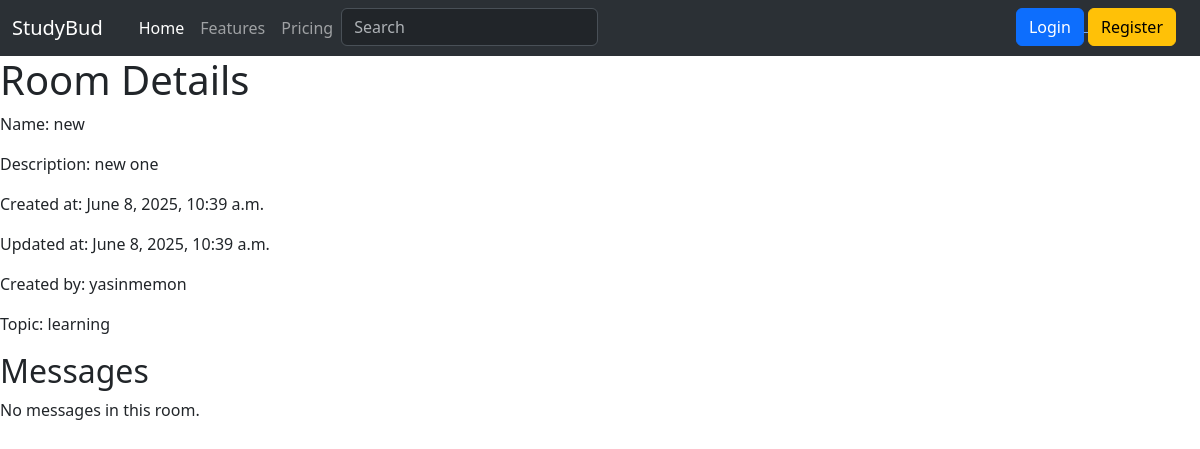
Page /room/6/ on the committed database.
### base/models.py (models this page shows, shortened)
class Room(models.Model):
    host = models.ForeignKey(User, on_delete=models.SET_NULL, null=True)
    topic = models.ForeignKey(Topic, on_delete=models.SET_NULL, null=True)
    name = models.CharField(max_length=200)
    description = models.TextField(null=True, blank=True)
    updated = models.DateTimeField(auto_now=True)
    created = models.DateTimeField(auto_now_add=True)
    class Meta():
        ordering = ['-updated', '-created']

class Topic(models.Model):
    name = models.CharField(max_length=200)

### base/views.py (the view)
# urls.py: path('room/<str:pk>/', views.room, name='room'),
def room(request, pk):
    room = Room.objects.get(id=pk)
    return render(request, 'base/room.html', {'room': room})

### base/templates/base/room.html
{% extends "main.html" %} {% block content %}
<h1>Room Details</h1>
<p>Name: {{ room.name }}</p>
<p>Description: {{ room.description }}</p>
<p>Created at: {{ room.created }}</p>
<p>Updated at: {{ room.updated }}</p>
<p>Created by: {{ room.host.username }}</p>
<p>Topic: {{ room.topic.name }}</p>
<h2>Messages</h2>
{% if messages %}
<ul>
  {% for message in messages %}
  <li>
    {{ message.content }} - {{ message.created }} by {{ message.user.username }}
  </li>
  {% endfor %}
</ul>
{% else %}
<p>No messages in this room.</p>
{% endif %} {% endblock %}

### rows in the picture
Room: name "new", description "new one", created "June 8, 2025, 10:39 a.m.", updated "June 8, 2025, 10:39 a.m.", host.username "yasinmemon", topic.name "learning"
